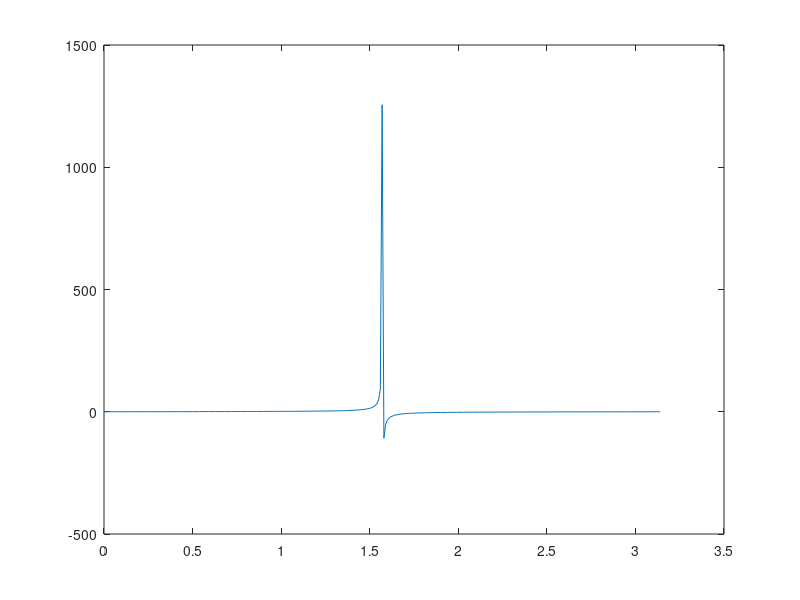
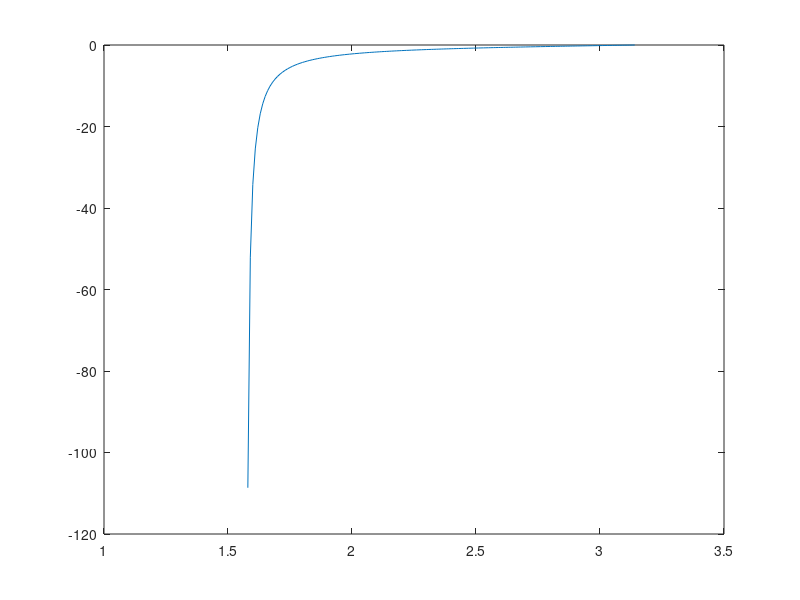

Source code (MATLAB) for these figures, in order:
%% =========== BLIJF VAN HET ONDERSTAANDE CODE COMMENTAAR AF! =============
%                    |b03ecdaaf559cecaaa854b580e3f8e0f|
%                            1811231301
%
% LEES DE VOLGENDE REGELS:
%
% 1 -   De volgende AANGEMAAKTE onderdelen mag je NIET aanpassen:
%                           A: Bestandsnamen
%                           B: Commentaar bij de code
%                           C: Folders en folderstructuur
%       Doe je dat toch dan krijg je GEEN punten voor deze opdracht.
% 2 -   Als dit bestand niet uit te voeren valt, bijvoorbeeld doordat je
%       tijdens het uitvoeren een foutmelding krijgt, krijg je GEEN punten!
% 3 -   Elke variabele waar 'NaN' aan is toegekend moet JIJ bewerken.
% 4 -   Je maakt de opdracht in dit bestand. Vul het bestand alleen aan met
%       voor de opdracht nuttige code. Doe je dit niet, dan kan dat een
%       vermindering van het te verdienen aantal punten tot gevolg hebben.
% 5 -   Door JOU geschreven commentaarregels (met %% of %) worden niet
%       door ons gelezen of gebruikt. 
% 6 -   Matlab is case-sensitive (hoofdlettergevoelig). De 
%       variabelen: 'aa', 'aA', 'Aa' en 'AA' zijn allemaal verschillend. 
%       Let dus goed op!
% 7 -   Als je programma een eeuwige-lus bevat (lees: nooit stopt met
%       uitvoeren) krijg je GEEN punten.
% 
% Opdrachtbeschrijving:
% Deze opdracht bestaat uit het schrijven/aanvullen van een SCRIPT. De
% specifieke opdracht staat hieronder.
%
% LET OP!
% Exacte naamgeving is heel belangrijk! Merk bv. het verschil op tussen
% de twee variabelen: 'mekker' en de variabele 'Mekker'. Matlab maakt dus 
% onderscheid tussen kleine letters en hoofdletters.
%
%% =========== BLIJF VAN HET BOVENSTAANDE CODE COMMENTAAR AF! =============
 
%% Opdracht 2
% Hieronder staat een regel waarmee je een grafiek van een tangens tekent.
% Maak een nieuw figuur met de function 'figure'. Selecteer alle waarden
% uit 'signaal' die kleiner zijn dan 0 en plot deze met de bijbehorende 
% tijdstippen in het nieuwe figure. 
close all
t = 0:0.01:pi;
signaal = tan(t);
plot(t,signaal)

% oplossing:
idx = signaal < 0;
figure
plot(t(idx),signaal(idx))
